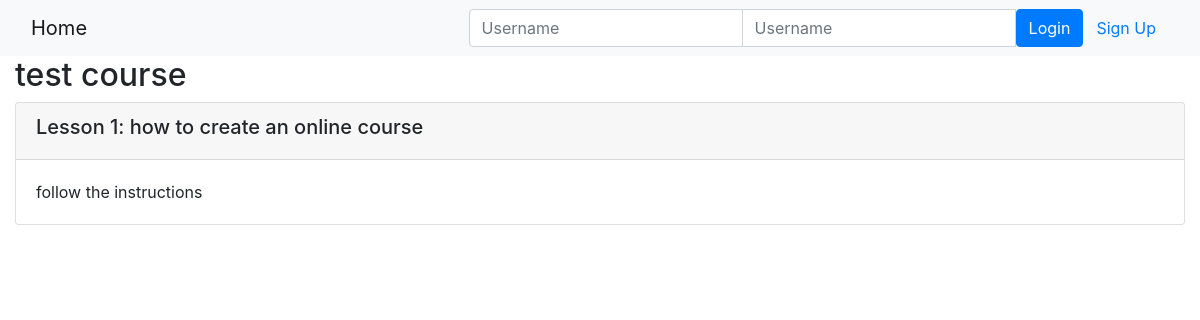
Page /onlinecourse/1/ on the committed database.
### onlinecourse/models.py (models this page shows, shortened)
class Course(models.Model):
    name = models.CharField(null=False, max_length=30, default='online course')
    image = models.ImageField(upload_to='course_images/')
    description = models.CharField(max_length=1000)
    pub_date = models.DateField(null=True)
    instructors = models.ManyToManyField(Instructor)
    users = models.ManyToManyField(settings.AUTH_USER_MODEL, through='Enrollment')
    total_enrollment = models.IntegerField(default=0)
    is_enrolled = False

class Lesson(models.Model):
    title = models.CharField(max_length=200, default="title")
    order = models.IntegerField(default=0)
    course = models.ForeignKey(Course, on_delete=models.CASCADE)
    content = models.TextField()

### onlinecourse/views.py (the view)
# urls.py: path('<int:pk>/', views.CourseDetailView.as_view(), name='course_details'),
class CourseDetailView(generic.DetailView):
    model = Course
    template_name = 'onlinecourse/course_detail_bootstrap.html'

### onlinecourse/templates/onlinecourse/course_detail_bootstrap.html (shortened to what this page needs)
<!DOCTYPE html>
<html lang="en">
<head>
     {% load static %}
    <link rel="stylesheet" href="https://maxcdn.bootstrapcdn.com/bootstrap/4.5.2/css/bootstrap.min.css">
</head>
<body>
    <nav class="navbar navbar-light bg-light">
        <div class="container-fluid">
            <div class="navbar-header">
                  <a class="navbar-brand" href="{% url 'onlinecourse:index' %}">Home</a>
            </div>
            <ul class="nav navbar-nav navbar-right">
                {% if user.is_authenticated %}
                <li>
                    <a class="btn btn-link" href="#">{{ user.first_name }}({{ user.username }})</a>
                    <a class="btn btn-link" href="{% url 'onlinecourse:logout' %}">Logout</a>
                </li>
                {% else %}
                <li>
                    <form class="form-inline" action="{% url 'onlinecourse:login' %}" method="post">
                        <div class="input-group">
                            <input type="text" class="form-control" placeholder="Username" name="username" >
                            <input type="password" class="form-control" placeholder="Username" name="psw" >
                            <button class="btn btn-primary" type="submit">Login</button>
                            <a class="btn btn-link" href="{% url 'onlinecourse:registration' %}">Sign Up</a>
                        </div>
                    </form>
                </li>
                {% endif %}
            </ul>
        </div>
    </nav>
    <div class="container-fluid">
            <h2>{{ course.name }}</h2>
            <div class="card-columns-vertical">
                {% for lesson in course.lesson_set.all %}
                    <div class="card mt-1">
                        <div class="card-header"><h5>Lesson {{lesson.order|add:1}}: {{lesson.title}}</h5></div>
                        <div class="card-body">{{lesson.content}}</div>
                    </div>
                {% endfor %}
            </div>
    </div>
</body>
</html>

### rows in the picture
Course: name "test course"
Lesson: order|add "1", title "how to create an online course", content "follow the instructions"
